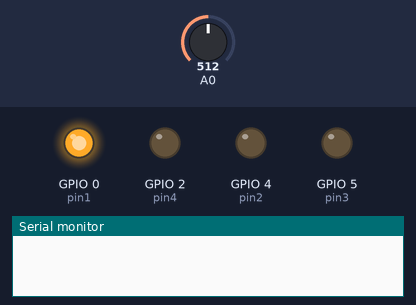
Simulated run of this sketch. Board: ESP8266 (NodeMCU). Shown: output pins drawn as LEDs (lit = HIGH), the last lines printed to the serial monitor. Inputs (shaded band) come from the test bench; at power-on: A0 = 512.

Above: at 0.05 s.
At 0.65 s:
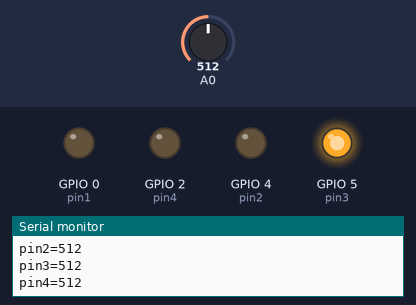
At 1.35 s:
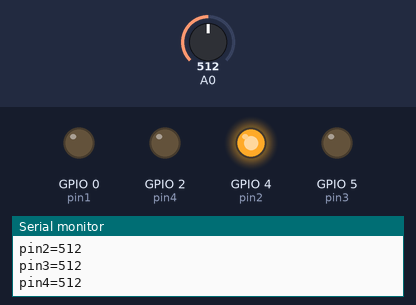
At 2.75 s:
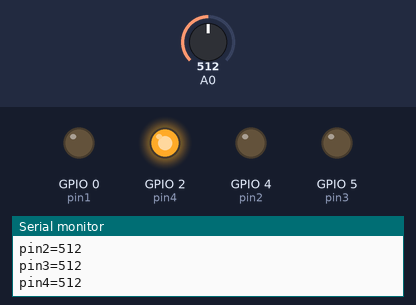
Timing chart, 0 to 3.0 s (numbered marks = the images above):
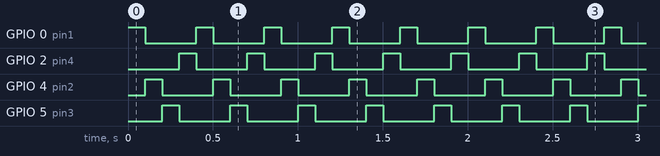

Measured:
- by itself, GPIO 0 (pin1), GPIO 2 (pin4), GPIO 4 (pin2), GPIO 5 (pin3): alternates HIGH for 0.10 s and LOW for 0.30 s

The sketch:

nodemcumultiplexer.ino
```cpp
#include <ESP8266WiFi.h>

//done by Muhamed Insaf
//Using 220ohms as resistors

int value1;
int value2;
int value3;
int value4;

int pin1=0; //GPIO10 = D1
int pin2=4; //GPIO9 = D2
int pin3=5; //GPIO0 = D3
int pin4=2; //GPIO2 = D4

void setup() {
  Serial.begin(9600);
  pinMode(pin1, OUTPUT);
  pinMode(pin2, OUTPUT);
  pinMode(pin3, OUTPUT);
  pinMode(pin4, OUTPUT);
  pinMode(A0, INPUT);
}

void loop() {
  digitalWrite(pin1, HIGH);
  delay(100);
  value1 = analogRead(A0);
  digitalWrite(pin1, LOW);

  digitalWrite(pin2, HIGH);
  delay(100);
  value2 = analogRead(A0);
  digitalWrite(pin2, LOW);

  digitalWrite(pin3, HIGH);
  delay(100);
  value3 = analogRead(A0);
  digitalWrite(pin3, LOW);

  digitalWrite(pin4, HIGH);
  delay(100);
  value4 = analogRead(A0);
  digitalWrite(pin4, LOW);

  Serial.print("pin1=");
  Serial.println(value1);
  Serial.print("pin2=");
  Serial.println(value2);
  Serial.print("pin3=");
  Serial.println(value3);
  Serial.print("pin4=");
  Serial.println(value4);

}
```
